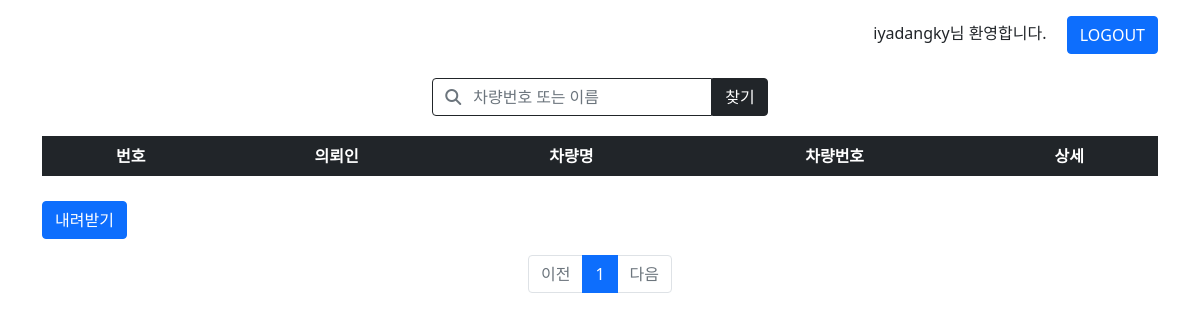
Before: /posts/ (signed in) with the older database file.
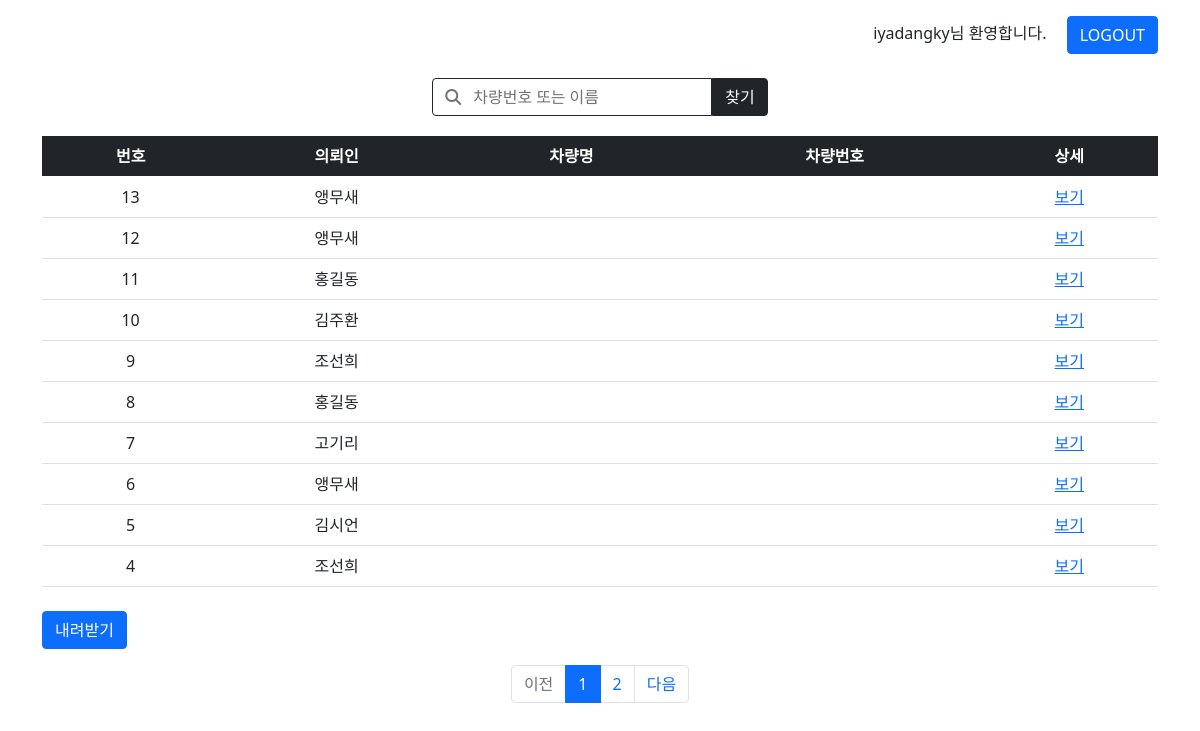
After: the same page with the newer database file.
### posts/models.py (models this page shows)
class Post(models.Model):
    created_at = models.DateTimeField()
    password = models.CharField(max_length=50, null=True)
    client = models.CharField(max_length=50, null=True)
    phoneNumber = models.CharField(max_length=50, null=True)
    contact = models.CharField(max_length=50, null=True)
    carModel = models.CharField(max_length=50, null=True)
    carNumber = models.CharField(max_length=50, null=True)
    birth = models.CharField(max_length=50, null=True)
    trim = models.CharField(max_length=50, null=True)
    fuel = models.CharField(max_length=50, null=True)
    driveType = models.CharField(max_length=50, null=True)
    airbag = models.CharField(max_length=50, null=True)
    mileage = models.CharField(max_length=50, null=True)
    eventDate = models.CharField(max_length=50, null=True)
    repairCost = models.CharField(max_length=50, null=True)
    proposedCompensation = models.CharField(max_length=50, null=True)
    insuranceCompany = models.CharField(max_length=50, null=True)
    faultRatio = models.CharField(max_length=50, null=True)
    location = models.CharField(max_length=50, null=True)
    others1 = models.CharField(max_length=50, null=True)
    others2 = models.CharField(max_length=50, null=True)
    others3 = models.CharField(max_length=50, null=True)
    note = models.CharField(max_length=500, null=True)
    addition = models.CharField(max_length=500, null=True)
    price = models.CharField(max_length=50, null=True)
    opinion = models.CharField(max_length=500, null=True)
    image1 = models.FileField(upload_to='posts', null=True)
    image2 = models.FileField(upload_to='posts', null=True)
    image3 = models.FileField(upload_to='posts', null=True)
    image4 = models.FileField(upload_to='posts', null=True)
    image5 = models.FileField(upload_to='posts', null=True)
    image6 = models.FileField(upload_to='posts', null=True)
    image7 = models.FileField(upload_to='posts', null=True)
    image8 = models.FileField(upload_to='posts', null=True)
    image9 = models.FileField(upload_to='posts', null=True)
    image10 = models.FileField(upload_to='posts', null=True)
    image11 = models.FileField(upload_to='posts', null=True)
    image12 = models.FileField(upload_to='posts', null=True)
    image13 = models.FileField(upload_to='posts', null=True)
    image14 = models.FileField(upload_to='posts', null=True)
    image15 = models.FileField(upload_to='posts', null=True)
    image16 = models.FileField(upload_to='posts', null=True)
    image17 = models.FileField(upload_to='posts', null=True)

### posts/views.py (the view)
# urls.py: path('', views.index, name="index"),
def index(request):
    page = request.GET.get('page', '1')
    posts = Post.objects.all().order_by('-created_at')
    paginator = Paginator(posts, 10)
    page_obj = paginator.get_page(page)
    context = {'posts' : page_obj}
    return render(request, 'posts/index.html', context)

### posts/templates/posts/index.html (shortened to what this page needs)
{% extends 'base.html' %}
{% load static %}
{% block content %}
<div class="container">
    <div class="container1">
        <div class="item">
            <form method="GET" action="{% url 'posts:search' %}" enctype="multipart/form-data">
                <div class="container2">
                    <div class="item"><input class="form-control rounded-0 rounded-start border border-dark" style="width:280px" type="search" placeholder="&#xf002; &nbsp; 차량번호 또는 이름" name="q" value="{{q}}"></div>
                    <div class="item"><button type="submit" class="btn btn-dark rounded-0 rounded-end border border-dark">찾기</button></div>
                </div>
            </form>
        </div>
        <div class="nemo2"></div>
        <div class="item">
            {% if request.user.is_staff %}
            <table class="table text-center mb-4">
                <thead class="table-dark">
                    <tr>
                        <th>번호</th>
                        <th>의뢰인</th>
                        <th>차량명</th>
                        <th>차량번호</th>
                        <th>상세</th>
                    </tr>
                </thead>
                <tbody>
                    {% for post in posts %}
                    <tr>
                        <td>{{ post.id }}</td>
                        <td>{{ post.client }}</td>
                        <td>{{ post.carModel }}</td>
                        <td>{{ post.carNumber }}</td>
                        <td><a href="{% url 'posts:detail' post.id %}">보기</a></td>
                    </tr>
                    {% endfor %}
                </tbody>
            </table>
            <a href="{% url 'posts:export_content' %}" class="btn btn-primary mb-3">내려받기</a>
            {% endif %}
        </div>
    </div>
    <ul class="pagination justify-content-center">
        {% if posts.has_previous %}
        <li class="page-item">
            <a class="page-link" href="?page={{ posts.previous_page_number }}">이전</a>
        </li>
        {% else %}
        <li class="page-item disabled">
            <a class="page-link" tabindex="-1" aria-disabled="true" href="#">이전</a>
        </li>
        {% endif %}
        {% for page_number in posts.paginator.page_range %}
        {% if page_number >= posts.number|add:-5 and page_number <= posts.number|add:5 %}
            {% if page_number == posts.number %}
            <li class="page-item active" aria-current="page">
                <a class="page-link" href="?page={{ page_number }}">{{ page_number }}</a>
            </li>
            {% else %}
            <li class="page-item">
                <a class="page-link" href="?page={{ page_number }}">{{ page_number }}</a>
            </li>
            {% endif %}
        {% endif %}
        {% endfor %}
        {% if posts.has_next %}
        <li class="page-item">
            <a class="page-link" href="?page={{ posts.next_page_number }}">다음</a>
        </li>
        {% else %}
        <li class="page-item disabled">
            <a class="page-link" tabindex="-1" aria-disabled="true" href="#">다음</a>
        </li>
        {% endif %}
    </ul>
</div>
{% endblock %}

### templates/base.html (shortened to what this page needs)
{% load static %}
<!DOCTYPE html>
<html lang="ko">
<head>
    <link href="https://cdn.jsdelivr.net/npm/bootstrap@5.0.2/dist/css/bootstrap.min.css" rel="stylesheet">
    <link rel="stylesheet" href="{% static 'style.css' %}">
    <link rel="stylesheet" href="{% static 'posts/style.css' %}">
</head>
<body>
    <div class="container pt-3 mb-4" style="display: flex; justify-content: flex-end;">
        {% if user.is_authenticated %}
            <form method="POST" action="{% url 'accounts:logout' %}">
                {{ user.get_username }}님 환영합니다.
                <button type="submit" class="btn btn-primary ms-3">LOGOUT</button>
            </form>
        {% endif %}
    </div>
    {% block content %}
    {% endblock %}
</body>
</html>

### static/style.css (style rules this page uses)
.container1 { display: flex; flex-direction: column; justify-content: center; }
.container2 { display: flex; flex-direction: row; justify-content: center; }
input { font-family: fontAwesome; }
.nemo2 { height: 20px; }

Changed rows visible on the page:
added Post: id "13", client "앵무새"
added Post: id "12", client "앵무새"
added Post: id "11", client "홍길동"
added Post: id "10", client "김주환"
added Post: id "9", client "조선희"
added Post: id "8", client "홍길동"
added Post: id "7", client "고기리"
added Post: id "6", client "앵무새"
added Post: id "5", client "김시언"
added Post: id "4", client "조선희"
Other visible differences:
new list line: "2"
